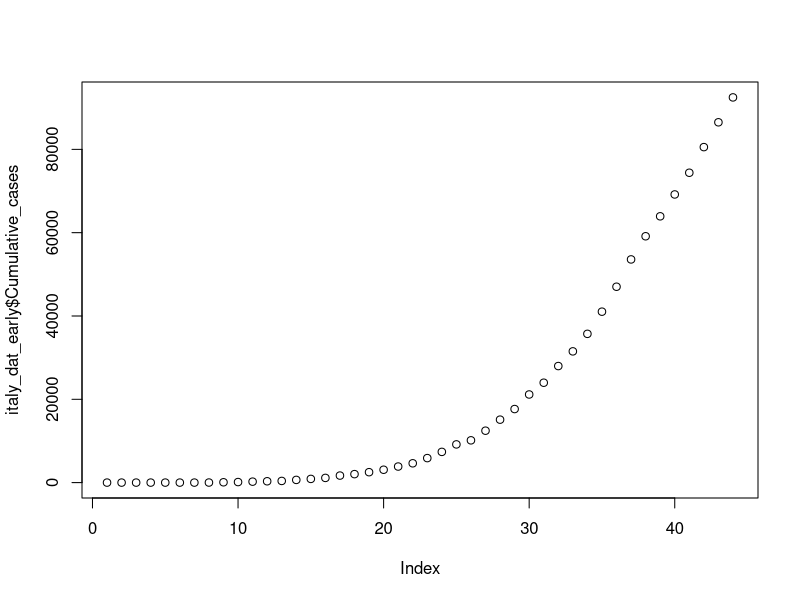
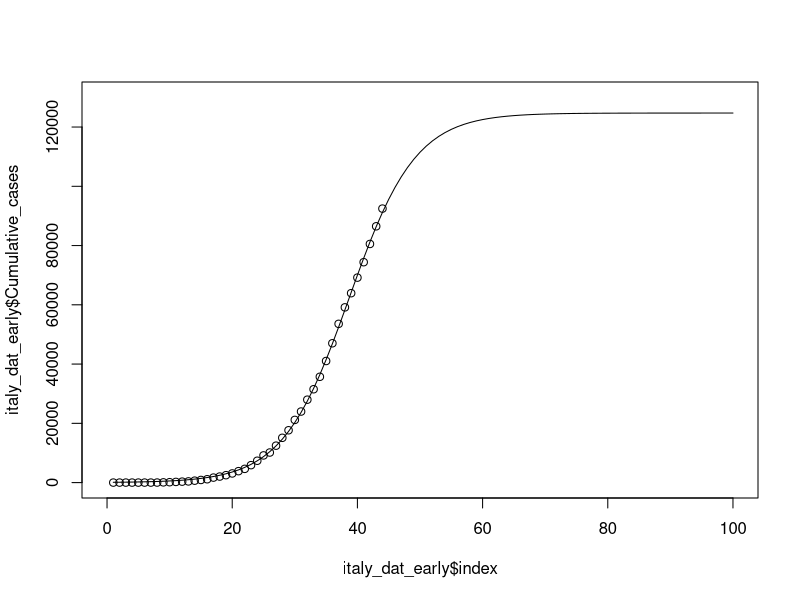
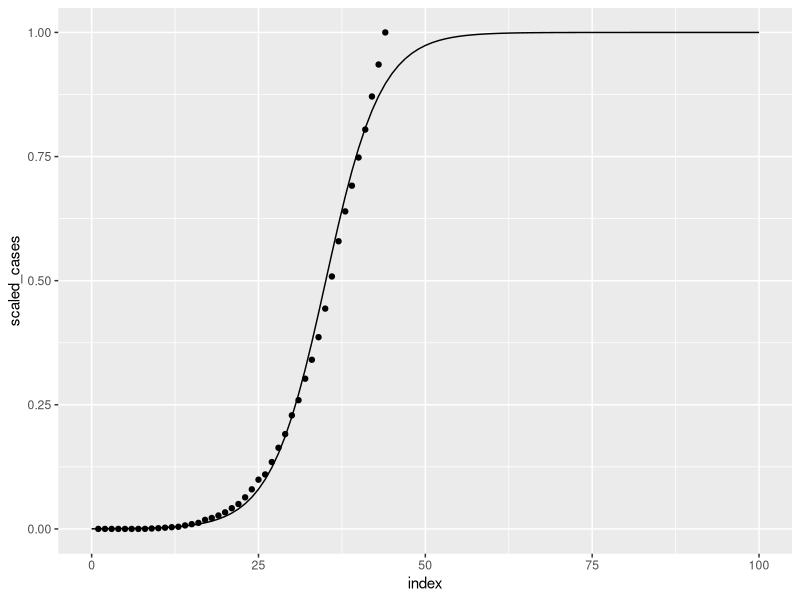

These figures' R source, in order: (Note: this script raises an error after producing the figures.)
library(tidyverse)
library(readr)
library(car)

set.seed(400)

covid_dat <- read.csv("WHO-COVID-19-global-data.csv") #reading in WHO data

italy_dat <- covid_dat %>% # filtering for Italy data
  filter(Country == "Italy")

italy_dat_early <- italy_dat[44:87,] %>% #filtering 2/15 to 3/29
  mutate(scaled_cases = Cumulative_cases/max(Cumulative_cases)) #scaling data to be used with log regression

italy_dat_early["index"] <- seq(1:nrow(italy_dat_early)) #creating index column


plot(italy_dat_early$Cumulative_cases) #plotting cumulative cases

# Logistic Regression

# NLS METHOD

coef(lm(logit(italy_dat_early$Cumulative_cases/100000)~italy_dat_early$index))

italy_log <- nls(italy_dat_early$Cumulative_cases~a/(1+exp(-(b+c*italy_dat_early$index))),
            start=list(a=100000,b=-10.242468,c=0.293917),data=italy_dat_early,trace=TRUE)

summary(italy_log)

flex_point <- -coef(italy_log)[2]/coef(italy_log)[3]

projection <- (coef(italy_log)[1])/(1 + exp(-(coef(italy_log)[2]+coef(italy_log)[3]*1:100)))

plot(italy_dat_early$index,italy_dat_early$Cumulative_cases,ylim = c(0,130000),xlim = c(0,100))
lines(1:100,projection)

# GLM METHOD-- should we keep this????

log_fit <- glm(scaled_cases~index, family = "binomial", data = italy_dat_early)
summary(log_fit)

newdat <- data.frame(index = seq(0,100,1)) 
newdat$preds = predict(log_fit, newdata=newdat, type="response") #using logistic model to get predictions to use to plot

ggplot() + #plotting scaled cases and predictions using log model
  geom_point(data = italy_dat_early, aes(x=index, y=scaled_cases)) +
  geom_line(data = newdat, aes(x = index, y = preds))


# MC simulations

sim <- function(m, n) {
  mat <- matrix(data = NA, nrow = m, ncol = n) 
  
  for (i in 1:m){
    mat[i,] <- rnorm(n, sd = 0.1, mean = 1)
  }
  
  return(mat)
}

cum_days <- italy_dat[44:84,6] #only use cum cases from Feb 15th to March 26th

simulations <- sim(150, 41) #150 simulations for 41 days

mult <- function(x, y){
  new_mat <- matrix(data = NA, nrow = 150, ncol = length(x))
  for (i in 1:length(x)) {
    new_mat[,i] <- x[i]*y[,i]
  }
  return(new_mat)
}

test <- mult(cum_days, simulations)

mc_mat <- as.data.frame(test)

# Run logistic regression for 150 simulations and get flex date for each

flex_mc <- rep(NA, 150)

for (i in 1:150) {
  row_data <- t(mc_mat[i,])
  index <- seq(1:length(row_data))
  coefs <- coef(lm(logit(row_data/100000)~index))
  italy_log <- nls(row_data~a/(1+exp(-(b+c*index))),
                  start=list(a=100000,b=coefs[1],c=coefs[2]),trace=TRUE)
  
  summary(italy_log)
  
  flex_mc[i] <- -coef(italy_log)[2]/coef(italy_log)[3]
}

##getting error for 6 of the MC simulations (too many iterations?)

mean(na.omit(flex_mc)) #mean flex date
sd(na.omit(flex_mc)) #sd of flex dates

ggplot() + #plot of simulated flex dates with line for avg
  geom_point(aes(x = seq(1,150,1), y = flex_mc), color = "red") +
  xlab("MC Simulation") +
  ylab("# Days from Feb 15th") +
  ggtitle("Projected Flex Date for 150 MC Simulations") +
  geom_hline(aes(yintercept = mean(na.omit(flex_mc))))




# Extension: US Data

us_dat <- covid_dat %>%
  filter(Country == "United States of America")


plot(us_dat$Cumulative_cases[30:100])
